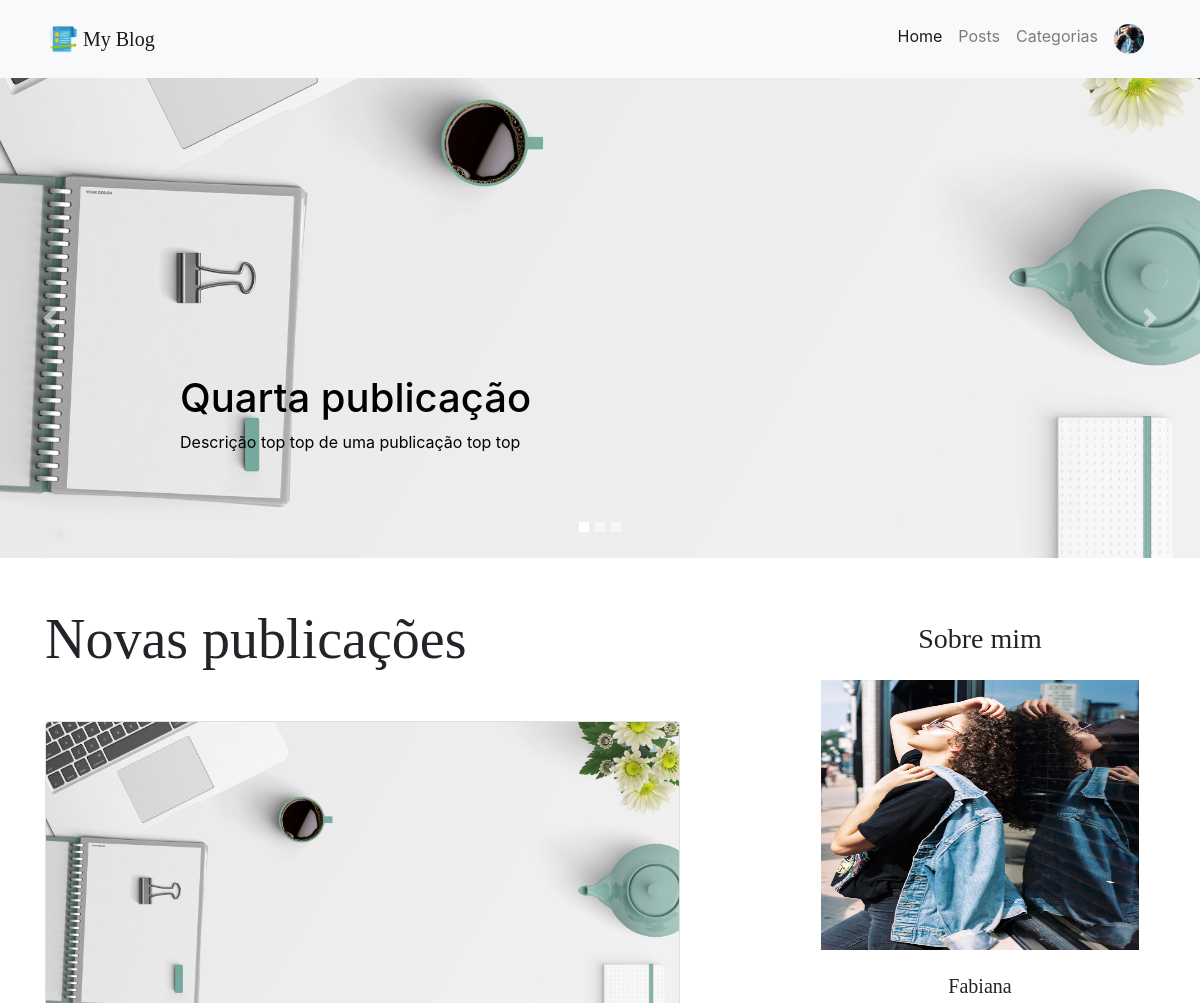
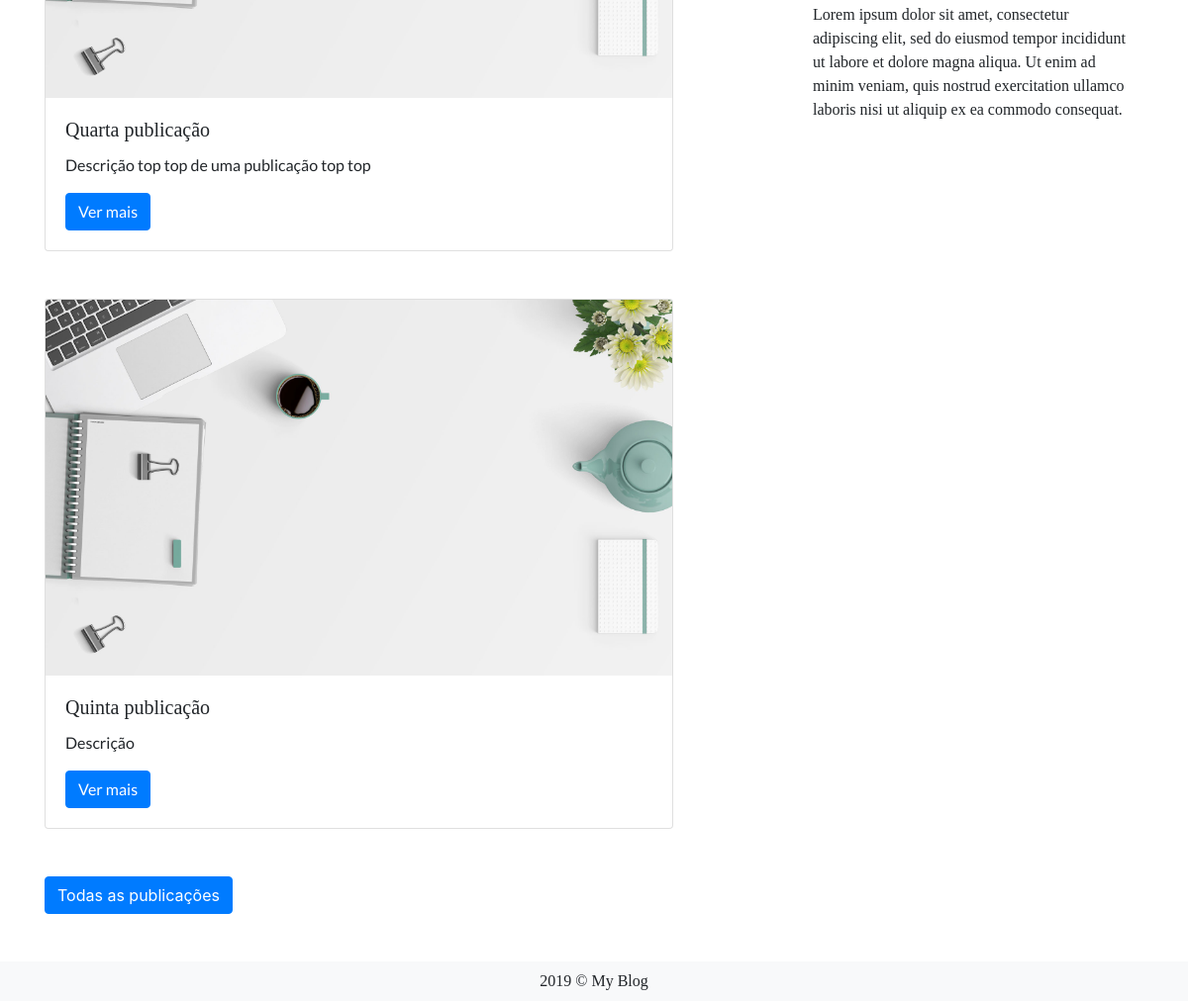
The page / on the database its author committed (2 pictures, top to bottom).
### tables this page shows
CREATE TABLE IF NOT EXISTS `usuario` (
  `id` INT(11) NOT NULL AUTO_INCREMENT,
  `nome` VARCHAR(30) CHARACTER SET 'utf8' NOT NULL,
  `email` VARCHAR(25) CHARACTER SET 'utf8' NOT NULL,
  `senha` VARCHAR(20) CHARACTER SET 'utf8' NOT NULL,
  `img` VARCHAR(50) CHARACTER SET 'utf8' DEFAULT 'user1.jpg',
  `sobre` VARCHAR(300) CHARACTER SET 'utf8' NULL DEFAULT NULL,
  
  PRIMARY KEY (`id`));

CREATE TABLE IF NOT EXISTS `post` (
  `id` INT(11) NOT NULL AUTO_INCREMENT,
  `titulo` VARCHAR(25) CHARACTER SET 'utf8' NOT NULL,
  `descricao` VARCHAR(300) CHARACTER SET 'utf8' NULL DEFAULT NULL,
  `img` VARCHAR(50) CHARACTER SET 'utf8' NULL DEFAULT 'img0.jpg',
  `datacadastro` DATETIME NOT NULL,
  `texto` TEXT CHARACTER SET 'utf8' NOT NULL,
  `views` INT(11) NULL DEFAULT NULL,
  `categoria_id` INT(11),
  `usuario_id` INT(11),
  PRIMARY KEY (`id`),
  INDEX `fk_post_categoria_idx` (`categoria_id` ASC),
  INDEX `fk_post_usuario_idx` (`usuario_id` ASC),
  CONSTRAINT `fk_post_usuario`
    FOREIGN KEY (`usuario_id`)
    REFERENCES `usuario` (`id`)
    ON DELETE NO ACTION
    ON UPDATE NO ACTION,
  CONSTRAINT `fk_post_categoria`
    FOREIGN KEY (`categoria_id`)
    REFERENCES `categoria` (`id`)
    ON DELETE NO ACTION
    ON UPDATE NO ACTION);

### application/controllers/Home.php (called while the page is built, shortened)
<?php
class Home extends CI_Controller {
	public function index() {
		$postagens['posts'] = $this->db->get('post')->result();
		$postagens['carousel'] = $this->db->get('post', 3)->result();
		$data['usuario'] = $this->db->get('usuario', 1)->result();
		$data['titulo'] = 'My Blog - Página Inicial';
		$data['pagina'] = 'Home';
		$this->load->view('menu', $data);
		$this->load->view('content', $postagens, $data);
		$this->load->view('footer');
	}
}

### index.php (called while the page is built, shortened)
<?php
require_once BASEPATH.'core/CodeIgniter.php';

### application/views/content.php (the view, shortened to what this page needs)
<?php
    if (!empty($carousel)) {
  ?>
  <div class="slideshow">
    <div id="carouselExampleIndicators" class="carousel slide" data-ride="carousel">
      <ol class="carousel-indicators">
        <li data-target="#carouselExampleIndicators" data-slide-to="0" class="active"></li>
        <li data-target="#carouselExampleIndicators" data-slide-to="1"></li>
        <li data-target="#carouselExampleIndicators" data-slide-to="2"></li>
      </ol>
      <div class="carousel-inner">
        <?php
          $item_class = ' active';
          foreach ($carousel as $post) {
         ?>
        <div class="carousel-item <?php echo $item_class; ?>">
          <img class="d-block w-100" src="<?php echo base_url(); ?>assets/img/<?php echo $post->img; ?>" alt="Segundo Slide">
          <div class="carousel-caption d-md-block text-left mb-5">
            <h1><?php echo $post->titulo ?></h1>
            <p><?php echo $post->descricao != null ? $post->descricao: ''; ?></p>
          </div>
        </div>
        <?php
              $item_class = ' ';
            }
          }
         ?>
      </div>
      <a class="carousel-control-prev" href="#carouselExampleIndicators" role="button" data-slide="prev">
        <span class="carousel-control-prev-icon" aria-hidden="true"></span>
      </a>
      <a class="carousel-control-next" href="#carouselExampleIndicators" role="button" data-slide="next">
        <span class="carousel-control-next-icon" aria-hidden="true"></span>
      </a>
    </div>
  </div>
  <div class="container">
	<div class="row justify-content-between">
		<div class="col-md-7">
			<div class="display-4 my-5 font-serif">Novas publicações</div>
        <?php
        if (!empty($posts)) {
          foreach ($posts as $p) {
        ?>
        <div class="card-group mb-5 font">
				<div class="card">
					<img class="card-img-top" src="<?php echo base_url(); ?>assets/img/<?php echo $p->img; ?>" alt="Imagem de capa do card">
					<div class="card-body">
						<h5 class="card-title font-serif"><?php echo $p->titulo; ?></h5>
              <p class="card-text"><?php echo $p->descricao; ?></p>
              <a href="#" class="btn btn-primary">Ver mais</a>
					</div>
				</div>
			</div>
        <?php
          }
        ?>
        <div>
          <a href="#" class="btn btn-primary mb-5">Todas as publicações</a>
        </div>
        <?php
        }
        else {
          echo "<p class='mb-5'>Não há novas publicações.</p>";
        }
        ?>
		</div>
		<div class="col-md-4">
			<div class="about my-5 p-3">
          <?php foreach ($usuario as $user) { ?>
				<h3 class="text-center font-serif">Sobre mim</h3>
          <div class="img-user my-4">
            <img src="<?php echo base_url(); ?>assets/img/<?php echo $user->img; ?>" class="w-100" height="270">
          </div>
          <div class="font-serif position-relative">
            <h5 class="text-center"><?php echo $user->nome; ?></h5>
            <p><?php echo $user->sobre; ?></p>
          </div>
        <?php } ?>
        </div>
		</div>
	</div>
</div>

### application/views/menu.php (shortened to what this page needs)
<!DOCTYPE html>
<html lang='pt-br'>
	<head>
		<link rel="stylesheet" type="text/css" href="<?php echo base_url(); ?>assets/css/bootstrap.css">
		<link rel="stylesheet" type="text/css" href="<?php echo base_url(); ?>assets/css/style.css">
	</head>
	<body>
		<nav class="navbar navbar-expand-lg navbar-light bg-light py-3 px-5">
			<a class="navbar-brand font-serif" href="home/index">
				<img src="<?php echo base_url(); ?>assets/img/icon.png" width="30" height="30" class="d-inline-block align-top" alt="Ícone do blog">
				My Blog
			</a>
			<div class="collapse navbar-collapse justify-content-end" id="navbarNavDropdown">
				<ul class="navbar-nav">
					<li class="nav-item <?php echo $pagina == 'Home' ? 'active' : ' '?> ">
						<a class="nav-link" href="#">Home</a>
					</li>
					<li class="nav-item <?php echo $pagina == 'Posts' ? 'active' : ' '?>">
						<a class="nav-link" href="#">Posts</a>
					</li>
					<li class="nav-item <?php echo $pagina == 'Categorias' ? 'active' : ' '?> ">
						<a class="nav-link" href="#">Categorias</a>
					</li>
					<?php foreach ($usuario as $user) { ?>
					<li class="nav-item dropdown">
						<a class="nav-link" href="#" id="navbarDropdownMenuLink" role="button" data-toggle="dropdown" aria-haspopup="true" aria-expanded="false">
							<img src="<?php echo base_url(); ?>assets/img/<?php echo $user->img; ?>" width="30" height="30" class="d-inline-block align-top rounded-circle">
						</a>
					</li>
				<?php } ?>
				</ul>
			</div>
		</nav>

### application/views/footer.php
		<div class="text-center p-2 bg-light font-serif">
			<div>2019 &copy; My Blog</div>
		</div>
	</body>
</html>

### assets/css/style.css (style rules this page uses)
.carousel-item img, .cacrousel-item, .carousel { height: 60vh !important; }
.carousel-item img { object-fit: cover; }
.carousel-caption { color: black !important; }
.font-serif { font-family: 'DM Serif Text', serif !important; }
.font { font-family: 'Lato', sans-serif !important; }
.carousel-indicators li { width: 10px; height: 10px; }
.carousel-control-prev, .carousel-control-next { width: 100px; }

### rows shown on the page
usuario: img (picture), nome "Fabiana", sobre "Lorem ipsum dolor sit amet, consectetur adipiscing elit, sed do eiusmod tempor incididunt ut labore et dolore magna aliqua. Ut enim ad minim veniam, quis nostrud exercitation ullamco laboris nisi ut aliquip ex ea commodo consequat."
post: img (picture), titulo "Quarta publicação", descricao "Descrição top top de uma publicação top top"
post: img (picture), titulo "Quinta publicação", descricao "Descrição"
